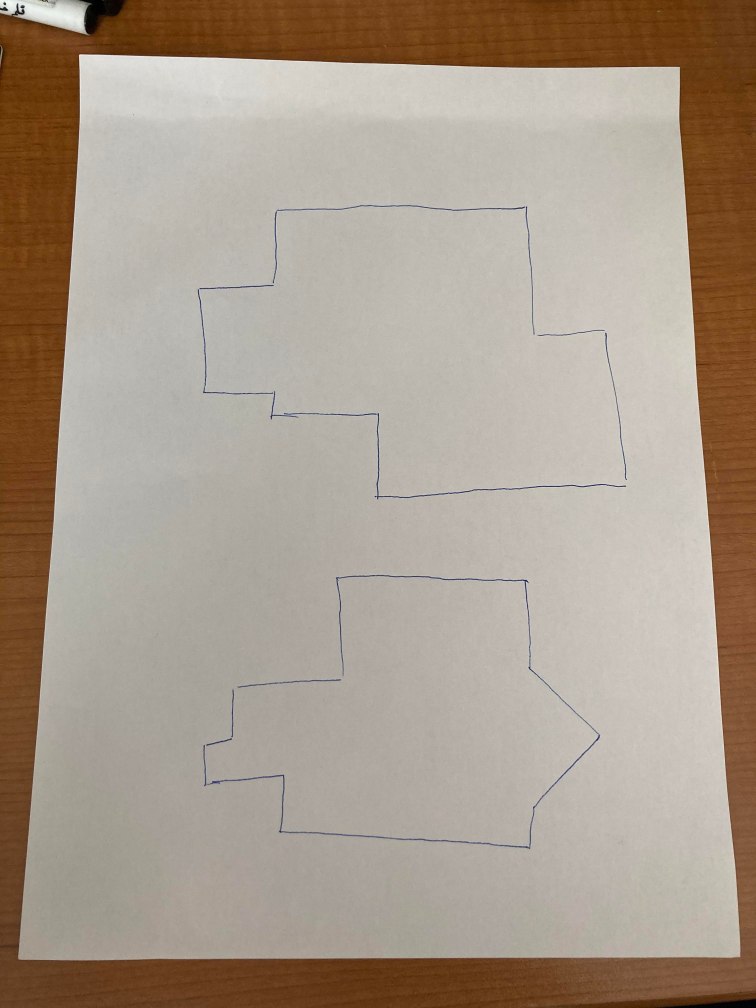
#> input picture drw_test/im1.jpg, 3024 x 4032 px (shown at 1/4 size)
$ python -i s2g_imtools.py   (imports and definitions only)
#> lines starting #> are read from the running program, lines starting #| are printed output that depends on the picture; after the words box and inside, x2 and y2 are one past the last pixel; in counts of white or black regions, pixels touching at a corner belong together
#> further down, picture is the input picture: shape (4032, 3024, 3); mean B, G, R 139.3, 154.3, 168.4
##PAGE Scaning FROM: https://dontrepeatyourself.org/post/learn-opencv-by-building-a-document-scanner/
##Edge contour help from: https://stackoverflow.com/questions/69369615/opencv-remove-doubled-contours-on-outlines-of-shapes-without-using-retr-externa

from imutils.perspective import four_point_transform
import cv2
import numpy as np
import matplotlib.pyplot as plt
import matplotlib.patches as mpatches
from mpl_toolkits.axes_grid1 import ImageGrid

#Resize given aspect ratio of img and given width or height (not both)
# [20 lines left out: functions asp_resize, img_input, not called in this run]

#Project page
def warp_page(img):
    orig_image = img.copy()
    gray = cv2.cvtColor(img, cv2.COLOR_BGR2GRAY) # convert the image to gray scale
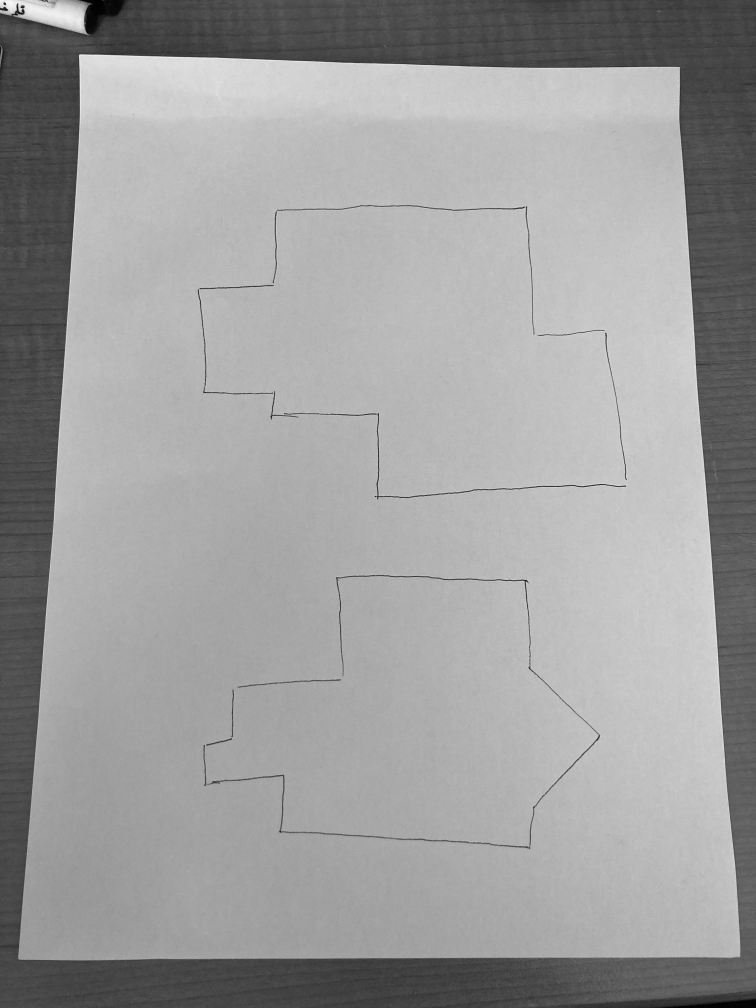
#> gray: shape (4032, 3024) (shown at 1/4 size); min 0, max 255, mean 156.7
    blur = cv2.GaussianBlur(gray, (5, 5), 0) # Add Gaussian blur
    edged = cv2.Canny(blur, 75, 200) # Apply the Canny algorithm to find the edges
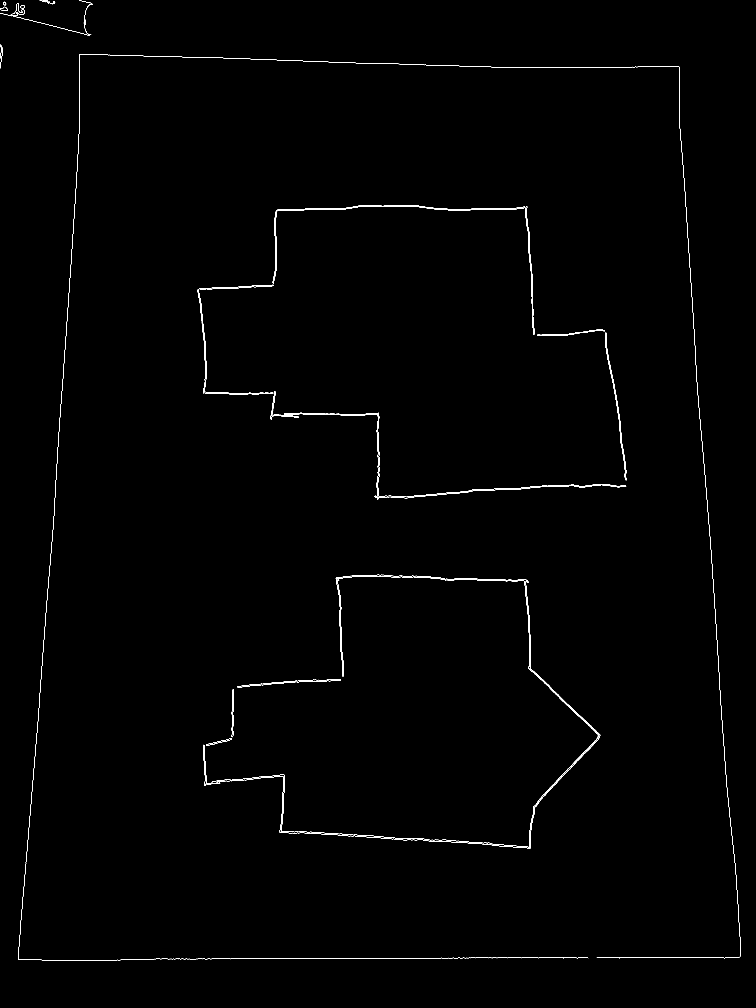
#> edged: shape (4032, 3024) (shown at 1/4 size); 0.29% white in thin lines or dots

    contours, _ = cv2.findContours(edged, cv2.RETR_LIST, cv2.CHAIN_APPROX_SIMPLE)
#> contours = 49 contours, 23 with area under 20; largest, box (x1, y1, x2, y2) and area: (826, 2299, 2401, 3396) 3916, (2114, 2591, 2401, 3161) 2862, (791, 1157, 1093, 1578) 2646, (791, 1157, 1093, 1578) 2630, (2421, 1331, 2508, 1921) 2200
    contours = sorted(contours, key=cv2.contourArea, reverse=True)
    cv2.drawContours(img, contours, -1, (255, 0, 0), 5)
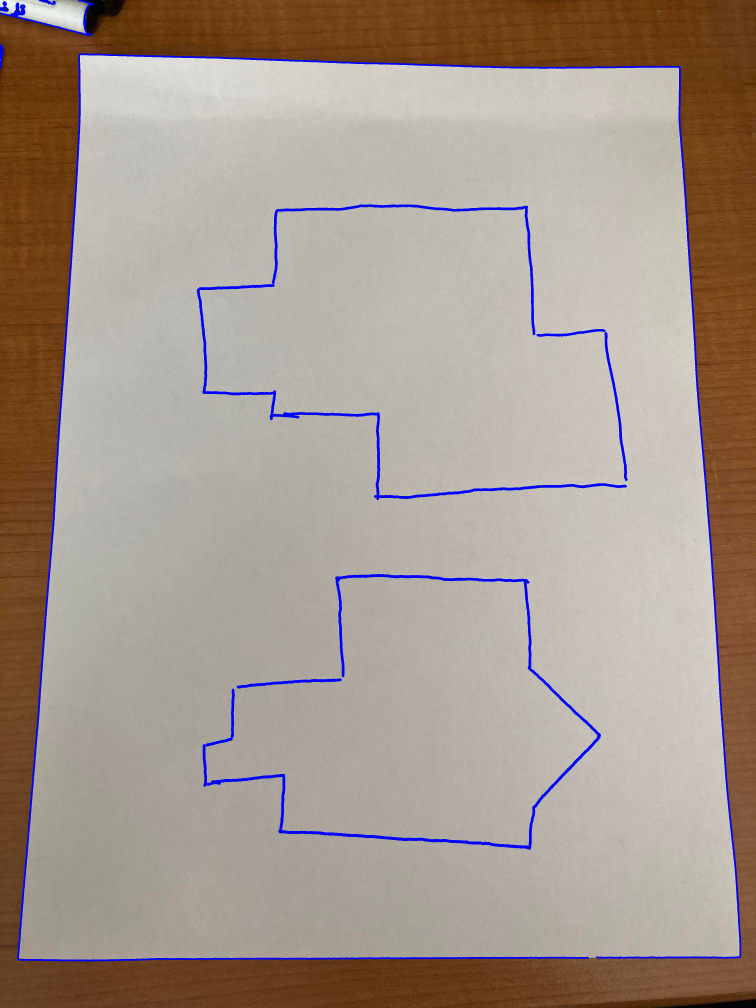
#> img: shape (4032, 3024, 3) (shown at 1/4 size); mean B, G, R 141.4, 151.9, 165.9
    cv2.waitKey(0)

    # go through each contour
    for contour in contours:
        #approximate the contour
        peri = cv2.arcLength(contour, True)
        approx = cv2.approxPolyDP(contour, 0.05 * peri, True)
        #print(len(approx))
        # if we found a countour with 4 points we break the for loop
        # (we can assume that we have found our document)
        if len(approx) == 4:
            # [4 lines of commented-out code are left out]

            doc_cnts = approx
            break
#> this loop made 2 passes
#> (peri, doc_cnts) on pass 2: (1604, [[2117, 2591], [2400, 2940], [2197, 3160], [2396, 2946]])
#> peri on pass 1: 12198.5

    orig_image_2 = orig_image.copy()

    # We draw the contours on the original image not the modified one
    cv2.drawContours(orig_image, [doc_cnts], -1, (0, 255, 0), 3)

    # apply warp perspective to get the top-down view
    warped = four_point_transform(orig_image_2, doc_cnts.reshape(4, 2))
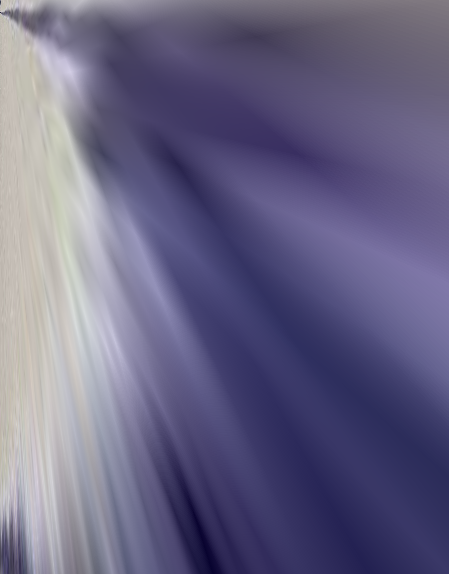
#> warped: shape (574, 449, 3); mean B, G, R 132.6, 100.8, 104.7

    # convert the warped image to grayscale
    return warped, img

# [48 lines left out: functions resize_padded_square, plot_imgs, center_crop, not called in this run]

>>> import cv2
>>> picture = cv2.imread('../drw_test/im1.jpg')
>>> result = warp_page(picture)

$ run again, on drw_test/im10.jpg
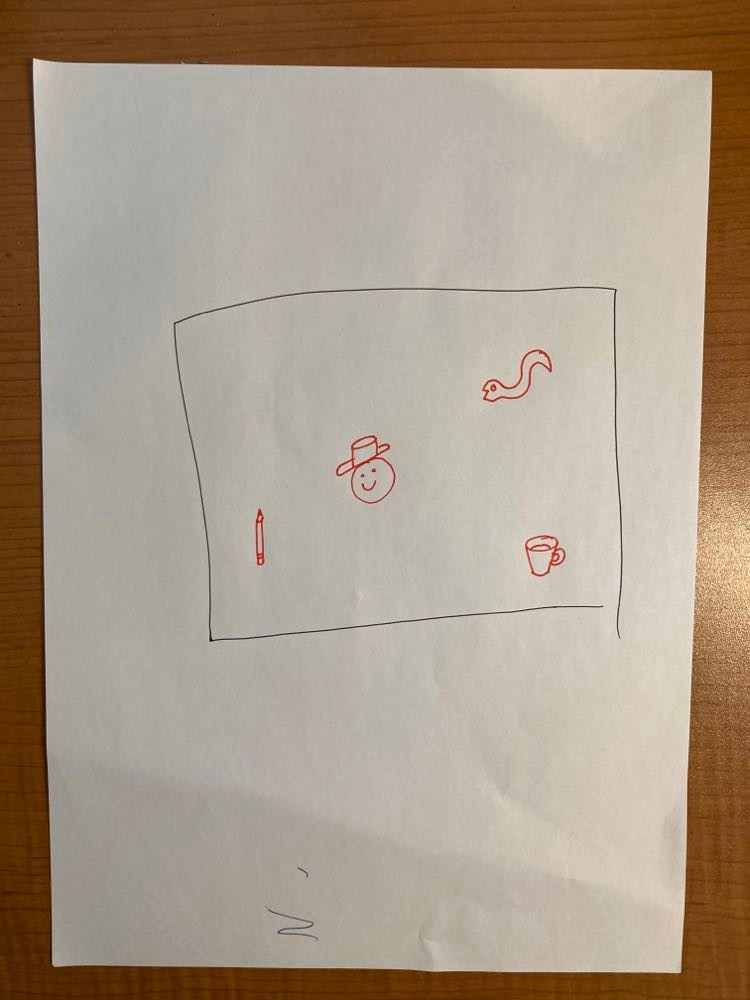
#> input picture drw_test/im10.jpg, 750 x 1000 px
#> picture is the input picture: shape (1000, 750, 3); mean B, G, R 137.8, 155.1, 170.2
#> in warp_page, `edged = cv2.Canny(blur, 75, 200)`:
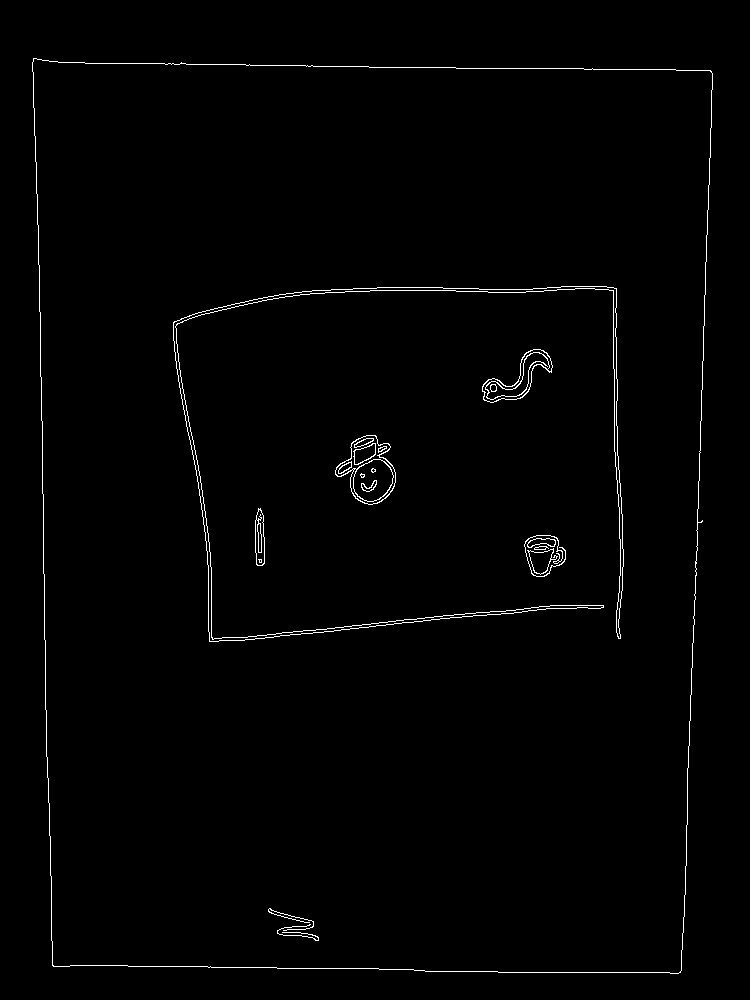
#> edged: shape (1000, 750); 1.1% white in thin lines or dots, all inside (x1, y1, x2, y2) = (32, 58, 713, 974)
#> contours = 41 contours, 11 with area under 20; largest, box (x1, y1, x2, y2) and area: (32, 58, 713, 974) 590670, (32, 58, 713, 974) 590659, (173, 286, 624, 642) 4162, (173, 286, 624, 642) 4150, (335, 435, 396, 505) 2596
#> img: shape (1000, 750, 3); 6.01% of pixels changed, all inside (x1, y1, x2, y2) = (29, 55, 716, 977)
#> the loop in warp_page, `for contour in contours:` made 1 pass
#> (peri, doc_cnts) on pass 1: (3171.5, [[33, 58], [52, 965], [680, 972], [711, 71]])
#> orig_image: shape (1000, 750, 3); 2.07% of pixels changed, all inside (x1, y1, x2, y2) = (31, 56, 714, 975)
#> in warp_page, `warped = four_point_transform(orig_image_2, doc_cnts.reshape(4, 2))`:
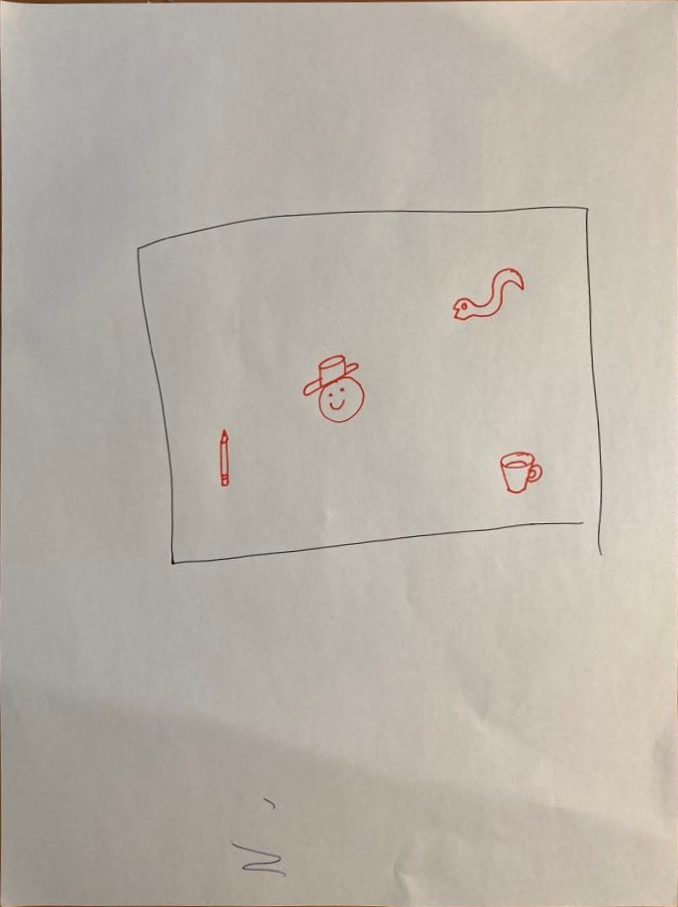
#> warped: shape (907, 678, 3); mean B, G, R 167.6, 178.2, 185.1

$ run again, on drw_test/im11.jpg
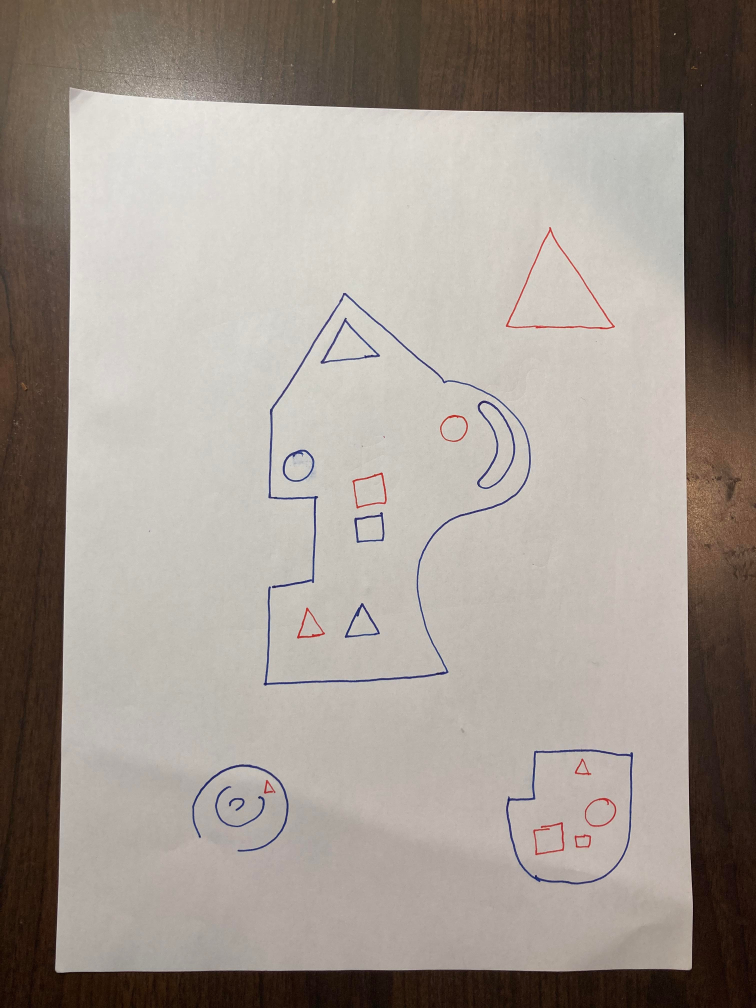
#> input picture drw_test/im11.jpg, 3024 x 4032 px (shown at 1/4 size)
#> picture is the input picture: shape (4032, 3024, 3); mean B, G, R 142.9, 150.7, 159.8
#> in warp_page, `edged = cv2.Canny(blur, 75, 200)`:
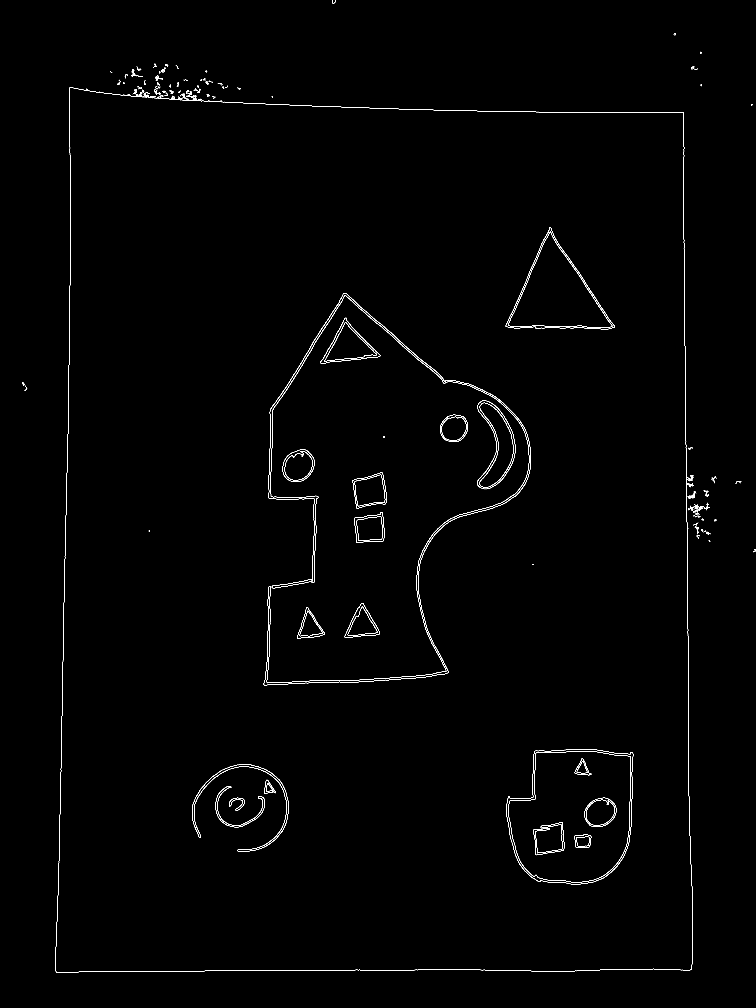
#> edged: shape (4032, 3024) (shown at 1/4 size); 0.41% white in thin lines or dots
#> contours = 214 contours, 122 with area under 20; largest, box (x1, y1, x2, y2) and area: (2023, 908, 2460, 1318) 87860, (2023, 908, 2460, 1318) 87488, (2033, 925, 2450, 1311) 79888, (2033, 926, 2449, 1311) 79530, (1908, 1602, 2062, 1957) 27500
#> the loop in warp_page, `for contour in contours:` made 5 passes
#> (peri, doc_cnts) on pass 5: (947.2, [[1930, 1602], [1986, 1777], [1944, 1956], [2061, 1788]])
#> in warp_page, `warped = four_point_transform(orig_image_2, doc_cnts.reshape(4, 2))`:
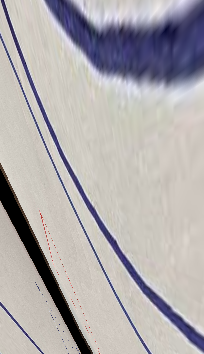
#> warped: shape (354, 204, 3); mean B, G, R 173.5, 172, 176.1

$ run again, on drw_test/im12.jpg
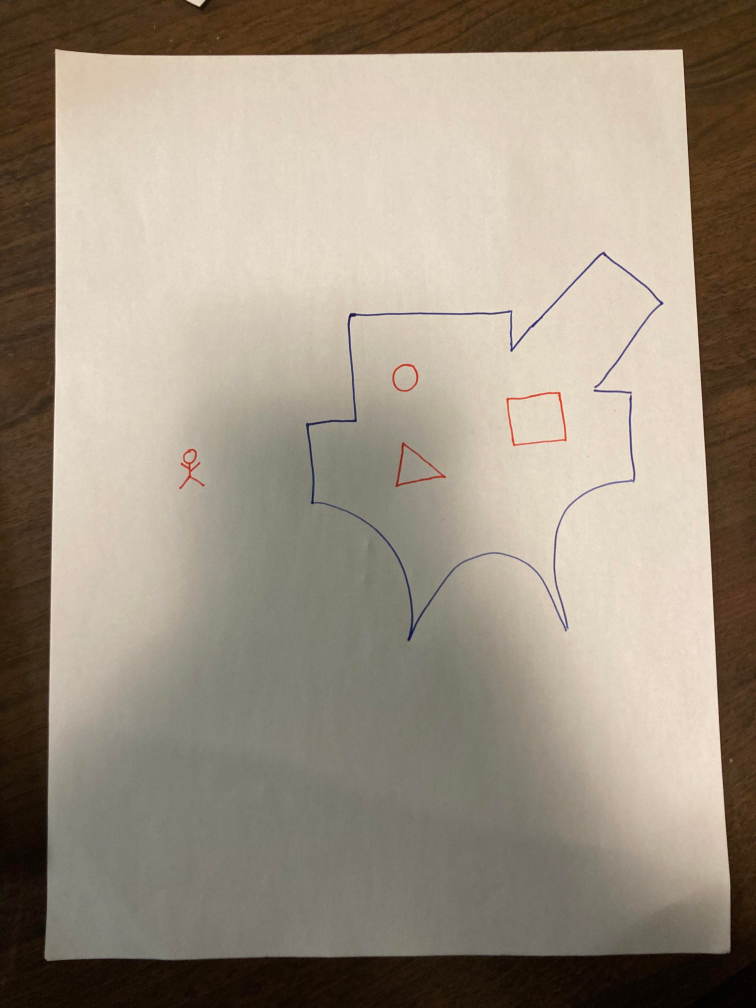
#> input picture drw_test/im12.jpg, 3024 x 4032 px (shown at 1/4 size)
#> picture is the input picture: shape (4032, 3024, 3); mean B, G, R 129.2, 144.5, 156.1
#> in warp_page, `edged = cv2.Canny(blur, 75, 200)`:
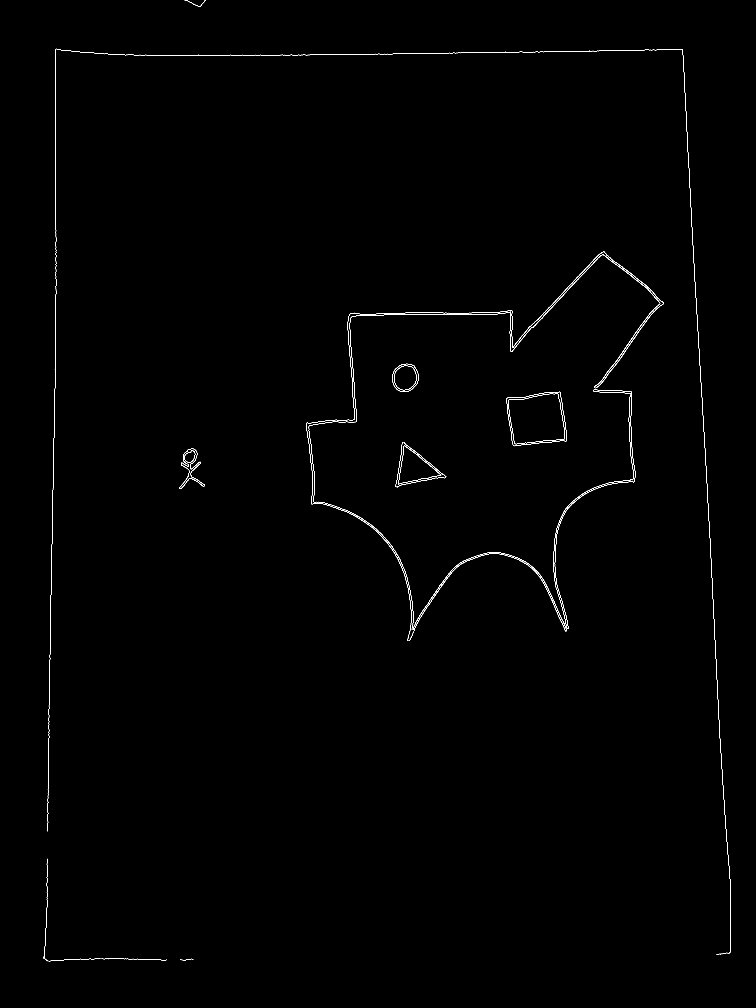
#> edged: shape (4032, 3024) (shown at 1/4 size); 0.24% white in thin lines or dots, all inside (x1, y1, x2, y2) = (174, 0, 2924, 3846)
#> contours = 47 contours, 28 with area under 20; largest, box (x1, y1, x2, y2) and area: (2025, 1567, 2267, 1785) 42433, (2025, 1567, 2267, 1785) 42414, (2034, 1575, 2259, 1777) 36924, (2034, 1575, 2259, 1777) 36915, (1569, 1455, 1674, 1568) 9202
#> the loop in warp_page, `for contour in contours:` made 1 pass
#> (peri, doc_cnts) on pass 1: (860.5, [[2239, 1567], [2025, 1595], [2054, 1783], [2266, 1763]])
#> in warp_page, `warped = four_point_transform(orig_image_2, doc_cnts.reshape(4, 2))`:
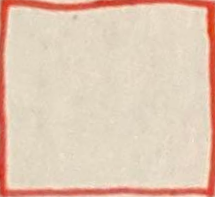
#> warped: shape (197, 215, 3); mean B, G, R 181.5, 201, 226.1
